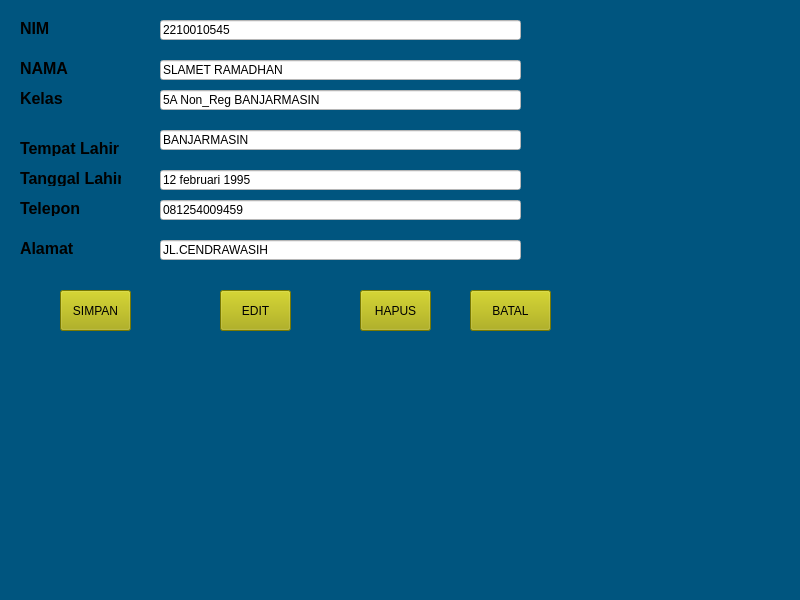
<?xml version="1.0" encoding="UTF-8"?>
<ui version="4.0">
 <class>MainWindow</class>
 <widget class="QMainWindow" name="MainWindow">
  <property name="geometry">
   <rect>
    <x>0</x>
    <y>0</y>
    <width>800</width>
    <height>600</height>
   </rect>
  </property>
  <property name="windowTitle">
   <string>MainWindow</string>
  </property>
  <property name="styleSheet">
   <string notr="true">background-color: rgb(0, 85, 127);</string>
  </property>
  <widget class="QWidget" name="centralwidget">
   <widget class="QLabel" name="label">
    <property name="geometry">
     <rect>
      <x>20</x>
      <y>20</y>
      <width>51</width>
      <height>16</height>
     </rect>
    </property>
    <property name="font">
     <font>
      <pointsize>12</pointsize>
      <weight>75</weight>
      <bold>true</bold>
     </font>
    </property>
    <property name="text">
     <string>NIM</string>
    </property>
   </widget>
   <widget class="QLabel" name="label_2">
    <property name="geometry">
     <rect>
      <x>20</x>
      <y>60</y>
      <width>51</width>
      <height>16</height>
     </rect>
    </property>
    <property name="font">
     <font>
      <pointsize>12</pointsize>
      <weight>75</weight>
      <bold>true</bold>
     </font>
    </property>
    <property name="text">
     <string>NAMA</string>
    </property>
   </widget>
   <widget class="QLabel" name="label_3">
    <property name="geometry">
     <rect>
      <x>20</x>
      <y>90</y>
      <width>51</width>
      <height>16</height>
     </rect>
    </property>
    <property name="font">
     <font>
      <pointsize>12</pointsize>
      <weight>75</weight>
      <bold>true</bold>
     </font>
    </property>
    <property name="text">
     <string>Kelas</string>
    </property>
   </widget>
   <widget class="QLabel" name="label_4">
    <property name="geometry">
     <rect>
      <x>20</x>
      <y>140</y>
      <width>101</width>
      <height>16</height>
     </rect>
    </property>
    <property name="font">
     <font>
      <pointsize>12</pointsize>
      <weight>75</weight>
      <bold>true</bold>
     </font>
    </property>
    <property name="text">
     <string>Tempat Lahir</string>
    </property>
   </widget>
   <widget class="QLabel" name="label_5">
    <property name="geometry">
     <rect>
      <x>20</x>
      <y>170</y>
      <width>101</width>
      <height>16</height>
     </rect>
    </property>
    <property name="font">
     <font>
      <pointsize>12</pointsize>
      <weight>75</weight>
      <bold>true</bold>
     </font>
    </property>
    <property name="text">
     <string>Tanggal Lahir</string>
    </property>
   </widget>
   <widget class="QLabel" name="label_6">
    <property name="geometry">
     <rect>
      <x>20</x>
      <y>200</y>
      <width>61</width>
      <height>16</height>
     </rect>
    </property>
    <property name="font">
     <font>
      <pointsize>12</pointsize>
      <weight>75</weight>
      <bold>true</bold>
     </font>
    </property>
    <property name="text">
     <string>Telepon</string>
    </property>
   </widget>
   <widget class="QLabel" name="label_7">
    <property name="geometry">
     <rect>
      <x>20</x>
      <y>240</y>
      <width>71</width>
      <height>16</height>
     </rect>
    </property>
    <property name="font">
     <font>
      <pointsize>12</pointsize>
      <weight>75</weight>
      <bold>true</bold>
     </font>
    </property>
    <property name="text">
     <string>Alamat</string>
    </property>
   </widget>
   <widget class="QLineEdit" name="lineEdit">
    <property name="geometry">
     <rect>
      <x>160</x>
      <y>20</y>
      <width>361</width>
      <height>20</height>
     </rect>
    </property>
    <property name="styleSheet">
     <string notr="true">background-color: rgb(255, 255, 255);</string>
    </property>
    <property name="text">
     <string>2210010545</string>
    </property>
   </widget>
   <widget class="QLineEdit" name="lineEdit_2">
    <property name="geometry">
     <rect>
      <x>160</x>
      <y>60</y>
      <width>361</width>
      <height>20</height>
     </rect>
    </property>
    <property name="styleSheet">
     <string notr="true">background-color: rgb(255, 255, 255);</string>
    </property>
    <property name="text">
     <string>SLAMET RAMADHAN</string>
    </property>
   </widget>
   <widget class="QLineEdit" name="lineEdit_3">
    <property name="geometry">
     <rect>
      <x>160</x>
      <y>130</y>
      <width>361</width>
      <height>20</height>
     </rect>
    </property>
    <property name="styleSheet">
     <string notr="true">background-color: rgb(255, 255, 255);</string>
    </property>
    <property name="text">
     <string>BANJARMASIN</string>
    </property>
   </widget>
   <widget class="QLineEdit" name="lineEdit_4">
    <property name="geometry">
     <rect>
      <x>160</x>
      <y>170</y>
      <width>361</width>
      <height>20</height>
     </rect>
    </property>
    <property name="styleSheet">
     <string notr="true">background-color: rgb(255, 255, 255);</string>
    </property>
    <property name="text">
     <string>12 februari 1995</string>
    </property>
   </widget>
   <widget class="QLineEdit" name="lineEdit_5">
    <property name="geometry">
     <rect>
      <x>160</x>
      <y>200</y>
      <width>361</width>
      <height>20</height>
     </rect>
    </property>
    <property name="styleSheet">
     <string notr="true">background-color: rgb(255, 255, 255);</string>
    </property>
    <property name="text">
     <string>081254009459</string>
    </property>
   </widget>
   <widget class="QLineEdit" name="lineEdit_6">
    <property name="geometry">
     <rect>
      <x>160</x>
      <y>240</y>
      <width>361</width>
      <height>20</height>
     </rect>
    </property>
    <property name="styleSheet">
     <string notr="true">background-color: rgb(255, 255, 255);</string>
    </property>
    <property name="text">
     <string>JL.CENDRAWASIH</string>
    </property>
   </widget>
   <widget class="QPushButton" name="pushButton_4">
    <property name="geometry">
     <rect>
      <x>470</x>
      <y>290</y>
      <width>81</width>
      <height>41</height>
     </rect>
    </property>
    <property name="styleSheet">
     <string notr="true">background-color: rgb(170, 170, 0);</string>
    </property>
    <property name="text">
     <string>BATAL</string>
    </property>
   </widget>
   <widget class="QLineEdit" name="lineEdit_7">
    <property name="geometry">
     <rect>
      <x>160</x>
      <y>90</y>
      <width>361</width>
      <height>20</height>
     </rect>
    </property>
    <property name="styleSheet">
     <string notr="true">background-color: rgb(255, 255, 255);</string>
    </property>
    <property name="text">
     <string>5A Non_Reg BANJARMASIN</string>
    </property>
   </widget>
   <widget class="QPushButton" name="pushButton_5">
    <property name="geometry">
     <rect>
      <x>360</x>
      <y>290</y>
      <width>71</width>
      <height>41</height>
     </rect>
    </property>
    <property name="styleSheet">
     <string notr="true">background-color: rgb(170, 170, 0);</string>
    </property>
    <property name="text">
     <string>HAPUS</string>
    </property>
   </widget>
   <widget class="QPushButton" name="pushButton_6">
    <property name="geometry">
     <rect>
      <x>220</x>
      <y>290</y>
      <width>71</width>
      <height>41</height>
     </rect>
    </property>
    <property name="styleSheet">
     <string notr="true">background-color: rgb(170, 170, 0);</string>
    </property>
    <property name="text">
     <string>EDIT</string>
    </property>
   </widget>
   <widget class="QPushButton" name="pushButton_7">
    <property name="geometry">
     <rect>
      <x>60</x>
      <y>290</y>
      <width>71</width>
      <height>41</height>
     </rect>
    </property>
    <property name="styleSheet">
     <string notr="true">background-color: rgb(170, 170, 0);</string>
    </property>
    <property name="text">
     <string>SIMPAN</string>
    </property>
   </widget>
  </widget>
  <widget class="QMenuBar" name="menubar">
   <property name="geometry">
    <rect>
     <x>0</x>
     <y>0</y>
     <width>800</width>
     <height>18</height>
    </rect>
   </property>
  </widget>
  <widget class="QStatusBar" name="statusbar"/>
 </widget>
 <resources/>
 <connections/>
</ui>
